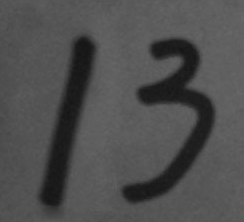
#> input picture Part 3/13.png, 244 x 222 px
$ python learning_9.py   (older library calls are emulated)
#> lines starting #> are read from the running program, lines starting #| are printed output that depends on the picture; after the words box and inside, x2 and y2 are one past the last pixel; in counts of white or black regions, pixels touching at a corner belong together; long printed decimals are rounded
# Chapter 21 轮廓
"""
找轮廓，绘制轮廓
cv2.findContours()􏰂
cv2.drawContours()
"""
import cv2
import numpy as np


# 显示图像函数
def ShowImage(name_of_image, image, rate):
    img_min = cv2.resize(image, None, fx=rate, fy=rate, interpolation=cv2.INTER_CUBIC)
    cv2.namedWindow(name_of_image, cv2.WINDOW_NORMAL)
    cv2.imshow(name_of_image, img_min)
    if cv2.waitKey(0) == 27:  # wait for ESC to exit
        print('Not saved!')
        cv2.destroyAllWindows()
    elif cv2.waitKey(0) == ord('s'):  # wait for 's' to save and exit
        cv2.imwrite(name_of_image + '.jpg', image)  # save
        print('Saved successfully!')
        cv2.destroyAllWindows()

'''
图像, 轮廓, 轮廓的层次结构 = cv2.findContours(输入图像, 检索模式, 近似方法)
􏰀􏰇第二个􏰚返回值􏰉是一个 Python 列􏰛􏰃表，存储􏰜图像中的所有􏰀轮廓，
每一个􏰀轮廓􏰝是一个 Numpy 数组􏰃，包含对􏰞􏰈像边界点􏰇(x, y)􏰉的坐标。
'''

'''
cv2.drawContours(图像（轮廓会画在这个图像上）,
轮廓【一个 Python 列表】,
轮廓的索引【当设置为 -1 时绘制所有轮廓】)
可以􏰢用来绘制轮廓
'''

# 【21.1 在一幅图像上绘制所有轮廓】
# ① 以灰度图读取原图
img = cv2.imread('13.png', 0)
#> img is the input picture: shape (222, 244); min 20, max 106, mean 78.8

# ② 阈值化图像: 【轮廓是白色的部分】
# ret, thresh = cv2.threshold(img, 61, 255, 0)
ret, thresh = cv2.threshold(img, 0, 255, cv2.THRESH_BINARY_INV + cv2.THRESH_OTSU)
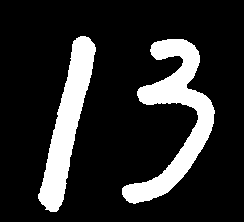
#> thresh: shape (222, 244); 16.7% white; 2 white regions
#> ret = 61

# ③ 找到轮廓
# image, contours, hierarchy = cv2.findContours(thresh, cv2.RETR_TREE, cv2.CHAIN_APPROX_SIMPLE)
image, contours, hierarchy = cv2.findContours(thresh, 3, 2)
#> contours = 2 contours; box (x1, y1, x2, y2) and area: (122, 39, 215, 204) 4801, (38, 36, 96, 212) 3802

# 转换颜色为彩色图(将轮廓画于此)
img_bgr = cv2.cvtColor(img, cv2.COLOR_GRAY2BGR)
img_copy = img_bgr.copy()

# ④ 绘制独立轮廓
cnt = contours[0]
#> cnt = contour of 272 points, box (x1, y1, x2, y2) (122, 39, 215, 204), area 4801
# cv2.drawContours(img_bgr, [cnt], 0, (0, 0, 255), 2) ----> 只会绘制"3"的轮廓
cv2.drawContours(img_bgr, contours, -1, (0, 0, 255), 3)

# 21.2 轮廓特征: 面积、周长、重心、边界框 cv2.moments()
# 21.2.1 矩: 计算图像质心
M = cv2.moments(cnt)
#> M = moments, m00 4801, centre m10/m00, m01/m00 = (174.7, 117)

cx = int(M['m10']/M['m00'])
#> cx = 174
cy = int(M['m01']/M['m00'])
#> cy = 116
# [6 lines of commented-out code are left out]
area = cv2.contourArea(cnt)
#> area = 4801
# print(area)

# 21.2.3 轮廓周长
perimeter = cv2.arcLength(cnt, True)
#> perimeter = 612.4
# print(perimeter)

# 21.2.4 轮廓近似: 调整轮廓准确的程度
epsilon = 0.01 * perimeter
#> epsilon = 6.12
approx = cv2.approxPolyDP(cnt, epsilon, True)
#> approx = contour of 17 points, box (x1, y1, x2, y2) (122, 39, 212, 203), area 4511
# ShowImage('test', img, 1)

# 21.2.5 凸包: cv2.convexHull()
# 用来检测一个曲线是否有凸性缺陷，并纠正缺陷
# 如果一个凸性曲线是凹的，就叫【凸性缺陷】
# hull = cv2.convexHull(points, hull, clockwise, returnPoints)
# points: 传入的轮廓
# hull: 输出，通常不需要
# clockwise: 方向标志。True---输出的凸包是顺时针方向，否则逆时针方向
# returnPoints: 默认值True---返回凸包上点的坐标，否则返回凸包点对应的轮廓上的点
# 找凸缺陷时一定要设置为 False !
hull = cv2.convexHull(cnt)
#> hull = contour of 30 points, box (x1, y1, x2, y2) (122, 39, 215, 204), area 10360

# 21.2.6 凸性检测: cv2.isContourConvex()
# 可以可以用来检测一个曲线是不是凸的
# 只返􏰕回 True 或 False
print('凸性检测结果:', cv2.isContourConvex(cnt))
#| 凸性检测结果: False

# 21.2.7 边界矩形
# ① 直边界矩形: 不会考虑对象是否旋转􏰪，外接矩形
x, y, w, h = cv2.boundingRect(cnt)
#> x = 122; y = 39; w = 93; h = 165
cv2.rectangle(img_bgr, (x, y), (x+w, y+h), (0, 255, 0), 2)

# ② 旋转的边界矩形: 会考虑对象是否旋转􏰪，最小外接矩形
rect = cv2.minAreaRect(cnt)
#> rect = ((172.5, 123.2), (169.7, 80), -81.21)
box = np.int0(cv2.boxPoints(rect))  # 外接矩形的四个角点取整
#> box = [[199, 213], [119, 200], [145, 33], [224, 45]]
cv2.drawContours(img_bgr, [box], 0, (255, 0, 0), 2)

# 21.2.8 最小外接圆
(x, y), radius = cv2.minEnclosingCircle(cnt)
#> x = 157.4; y = 120.9; radius = 85.87
(x, y, radius) = np.int0((x, y, radius))    # 圆心、半径取整
#> x = 157; y = 120; radius = 85
cv2.circle(img_bgr, (x, y), radius, (255, 0, 255), 2)

# 21.2.9 拟合椭圆
ellipse = cv2.fitEllipse(cnt)
#> ellipse = ((165.5, 123.7), (78.5, 153.7), 16.43)
cv2.ellipse(img_bgr, ellipse, (0, 255, 255), 2)
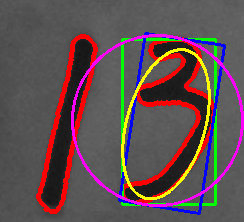
#> img_bgr: shape (222, 244, 3); mean B, G, R 80.5, 78.1, 97.6

# ShowImage('外接矩形与外接圆', img_bgr, 1)

'''
【小结】
cv2.contourArea()算面积
cv2.arcLength()算周长
cv2.boundingRect()算外接矩
cv2.minAreaRect()算最小外接矩
cv2.minEnclosingCircle()算最小外接圆
cv2.matchShapes()进行形状匹配(project_3)
'''

# 【21.3 轮廓性质】
# 21.3.1 宽高比
aspect_ratio = float(w)/h
#> aspect_ratio = 0.564
print('宽高比 = ', aspect_ratio)
#| 宽高比 =  0.5636

# 21.3.2 Extent: 轮廓面积与边界矩形面积的比
rect_area = w * h
#> rect_area = 15345
extent = float(area)/rect_area
#> extent = 0.313
print('Extent = ', extent)
#| Extent =  0.3129

# 21.3.3 Solidity: 轮廓面积与凸包面积的比
hull_area = cv2.contourArea(hull)
#> hull_area = 10360.5
solidity = float(area)/hull_area
#> solidity = 0.463
print('Solidity = ', solidity)
#| Solidity =  0.4634

# 21.3.4 Equivalent Diameter: 与轮廓面积相等的圆形直径
equi_diameter = np.sqrt(4*area/np.pi)
#> equi_diameter = 78.18
print('Equivalent Diameter = ', equi_diameter)
#| Equivalent Diameter =  78.185

# 21.3.5 方向
(x_, y_), (MA, ma), angle = cv2.fitEllipse(cnt)
#> x_ = 165.5; y_ = 123.7; MA = 78.5; ma = 153.7; angle = 16.43
print('x = ', x_, '\ny = ', y_, '\nMA = ', MA, '\nma = ', ma, '\nangle = ', angle)
#| x =  165.540
#| y =  123.724
#| MA =  78.501
#| ma =  153.731
#| angle =  16.430

# 21.3.6 掩模和像素点
mask = np.zeros(img.shape, np.uint8)
cv2.drawContours(mask, [cnt], 0, 255, -1)
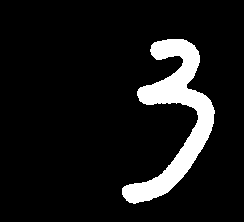
#> mask: shape (222, 244); 9.3% white; 1 white region, box (x1, y1, x2, y2) and area: (122, 39, 215, 204) 5061
pixelpoints = np.transpose(np.nonzero(mask))
#> pixelpoints = 5061 pairs, first value 39 to 203, second value 122 to 214
# pixelpoints = cv2.findNonZero(mask)
print('像素点:\n', pixelpoints)
#> (printed output is left out)

# 21.3.7 最大值与最小值以及它们的位置
min_val, max_val, min_loc, max_loc = cv2.minMaxLoc(img, mask=mask)
#> min_val = 20; max_val = 61; min_loc = (181, 49); max_loc = (167, 39)
print('min_val = ', min_val, '\nmax_val = ', max_val, '\nmin_loc = ',
      min_loc, '\nmax_loc = ', max_loc)
#| min_val =  20.0
#| max_val =  61.0
#| min_loc =  (181, 49)
#| max_loc =  (167, 39)

# 21.3.8 平均颜色以及平均灰度
mean_val = cv2.mean(img_bgr, mask=mask)
#> mean_val = (24.15, 46.02, 107, 0)
print('平均颜色:', mean_val)
#| 平均颜色: (24.154, 46.021, 106.987, 0.0)

# 21.3.9 极点: 一个对象最上面、最下面、最左边、最右边的点
leftmost = tuple(cnt[cnt[:, :, 0].argmin()][0])
#> leftmost = (122, 188)
rightmost = tuple(cnt[cnt[:, :, 0].argmax()][0])
#> rightmost = (214, 113)
topmost = tuple(cnt[cnt[:, :, 1].argmin()][0])
#> topmost = (167, 39)
bottommost = tuple(cnt[cnt[:, :, 1].argmax()][0])
#> bottommost = (133, 203)
print('左极点:', leftmost, '\n右极点:', rightmost,
      '\n上极点:', topmost, '\n下极点:', bottommost)
#| 左极点: (122, 188)
#| 右极点: (214, 113)
#| 上极点: (167, 39)
#| 下极点: (133, 203)

# 【21.4 轮廓的更多函数】
# 21.4.1 凸缺陷
hull = cv2.convexHull(cnt, returnPoints=False)
#> hull = 30 values, max 271 at index 0, min 0 at index 29, mean 168.8
defects = cv2.convexityDefects(cnt, hull)
#> defects = 24 rows, first 6: [0, 4, 1, 201], [4, 6, 5, 162], [7, 53, 24, 9104], [53, 151, 93, 16528], [152, 154, 153, 114], [154, 156, 155, 154]
for i in range(defects.shape[0]):
    s, e, f, d = defects[i, 0]
    start = tuple(cnt[s][0])
    end = tuple(cnt[e][0])
    far = tuple(cnt[f][0])
    cv2.line(img_copy, start, end, [0, 255, 0], 2)   # green
    cv2.circle(img_copy, far, 5, [0, 0, 255], -1)
#> this loop made 24 passes
#> (s, e, f, d, start, end, far) on passes 1 to 12: (0, 4, 1, 201, (167, 39), (157, 41), (166, 40)), (4, 6, 5, 162, (157, 41), (154, 42), (156, 42)), (7, 53, 24, 9104, (151, 45), (137, 91), (183, 62)), (53, 151, 93, 16528, (137, 91), (122, 188), (198, 119)), (152, 154, 153, 114, (122, 194), (123, 196), (123, 195)), (154, 156, 155, 154, (123, 196), (126, 200), (126, 199)), (156, 158, 157, 142, (126, 200), (129, 202), (127, 200)), (158, 160, 159, 186, (129, 202), (133, 203), (132, 202)), (161, 167, 164, 286, (135, 203), (149, 200), (139, 201)), (167, 175, 170, 315, (149, 200), (161, 195), (153, 197)), (175, 181, 176, 114, (161, 195), (167, 192), (162, 194)), (182, 184, 183, 160, (183, 176), (187, 171), (183, 175))
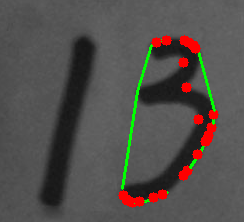
#> img_copy: shape (222, 244, 3); 4.15% of pixels changed, all inside (x1, y1, x2, y2) = (118, 35, 219, 208)
# ShowImage('凸缺陷', img_copy, 1)

# 21.4.2 Point Polygon Test: 图像中的一个点到轮􏰃􏰀廓的最短􏰠距离
# 如果点在􏰀轮廓的外􏰾部，返􏰔回值为 负数􏱰；
# 如果在􏰀轮廓上，返􏰒􏰔回值为 0；
# 如果在轮􏰀廓内部，返􏰾􏰒􏰔回值为 正数。
dist = cv2.pointPolygonTest(cnt, (150, 150), True)
#> dist = -23.43
# 只有第三个参数设置为 True 时，回计算最短距离
# 否则返回该点与轮廓的位置关系（-1 or 1 or 0)
# print(dist)

# 21.4.3 形状匹配
# (见 project_3)

# 【21.5 轮廓的层次结构】
hierarchy_img = cv2.imread('hierarchy.jpg')
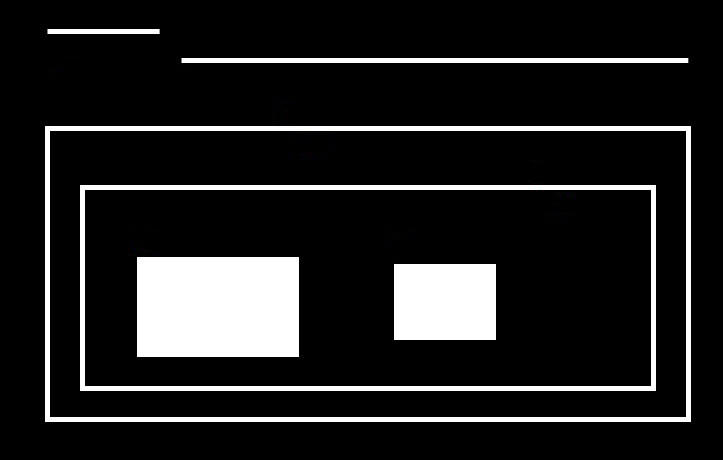
#> input picture Part 3/hierarchy.jpg, 723 x 460 px
#> hierarchy_img is the input picture: shape (460, 723, 3); mean B, G, R 33.8, 33.8, 33.8

img_hierarchy_gray = cv2.cvtColor(hierarchy_img, cv2.COLOR_BGR2GRAY)

hierarchy_ret, hierarchy_thresh = cv2.threshold(img_hierarchy_gray, 0, 255, cv2.THRESH_BINARY + cv2.THRESH_OTSU)
#> hierarchy_thresh: shape (460, 723); 13.3% white; 6 white regions, box (x1, y1, x2, y2) and area: (137, 257, 299, 357) 16200, (45, 126, 691, 422) 9320, (394, 264, 496, 340) 7752, (80, 185, 656, 391) 7720, (181, 58, 688, 63) 2533, (47, 29, 160, 34) 564

hierarchy_image, hierarchy_contours, hierarchy_hierarchy = cv2.findContours(hierarchy_thresh, cv2.RETR_TREE, 2)

# print(len(hierarchy_contours), hierarchy_hierarchy)
# 8 条
cv2.drawContours(hierarchy_img, hierarchy_contours, -1, (0, 0, 255), 2)
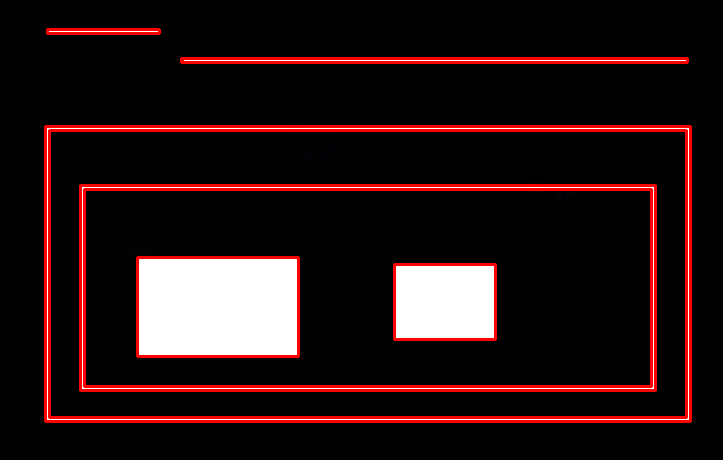
#> hierarchy_img: shape (460, 723, 3); 8.05% of pixels changed, all inside (x1, y1, x2, y2) = (44, 28, 692, 423)
# ShowImage('hierarchy', hierarchy_img, 1)

'''
轮廓检索模式
cv2.findContours(输入图像, 检索模式, 近似方法)
① RETR_LIST     ---> 不建立轮廓间的子属关系，所有轮廓都属于同一层级
② RETR_TREE     ---> 会完整建立轮廓的层级从属关系
③ RETR_EXTERNAL ---> 只寻找最高层级的轮廓
④ RETR_CCOMP    ---> 把所有的轮廓只分为2个层级，不是外层的就是里层的
'''
